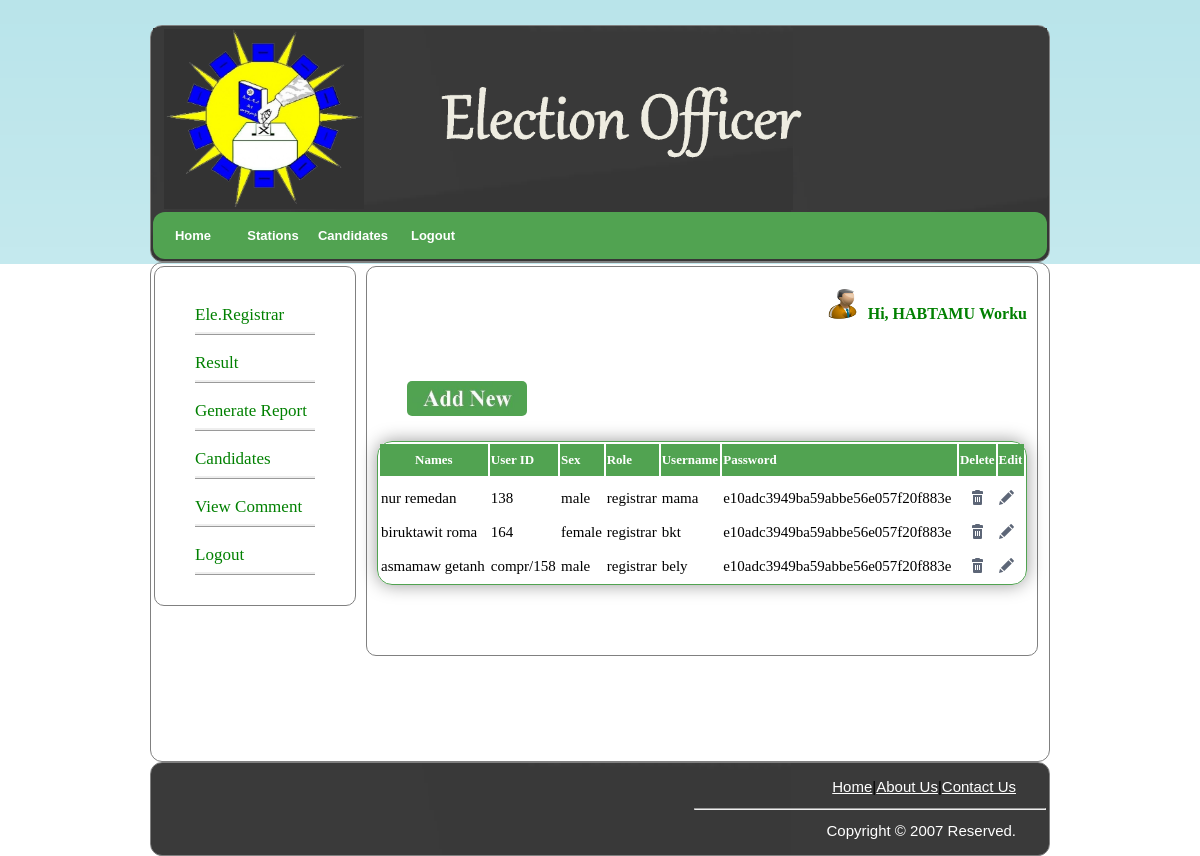
The page /elect_registrar.php (signed in) on the database its author committed.
### tables this page shows
CREATE TABLE IF NOT EXISTS `user` (
  `fname` varchar(25) NOT NULL,
  `mname` varchar(25) NOT NULL,
  `lname` varchar(25) NOT NULL,
  `u_id` varchar(15) NOT NULL,
  `sex` varchar(10) NOT NULL,
  `age` varchar(25) NOT NULL,
  `phone` varchar(15) NOT NULL,
  `email` varchar(30) NOT NULL,
  `role` varchar(20) NOT NULL,
  `username` varchar(25) NOT NULL,
  `password` varchar(255) NOT NULL,
  `status` int(1) NOT NULL,
  `station` varchar(25) NOT NULL,
  PRIMARY KEY (`u_id`),
  KEY `email` (`email`)
);

### elect_registrar.php (the view, shortened to what this page needs)
<?php
$user_id=$_SESSION['u_id'];
$result=mysql_query("select * from user where u_id='$user_id'")or die(mysql_error);
$row=mysql_fetch_array($result);
$FirstName=$row['fname'];
$middleName=$row['mname'];
?>
<!DOCTYPE html PUBLIC "-//W3C//DTD XHTML 1.0 Transitional//EN" "http://www.w3.org/TR/xhtml1/DTD/xhtml1-transitional.dtd">
<html xmlns="http://www.w3.org/1999/xhtml">
<head>
<link rel="stylesheet" href="main.css" type="text/css" media="screen"/>
<link href="menu.css" rel="stylesheet" type="text/css" media="screen" />
</head>
<body>
<table align="center" style="width:900px;border:1px solid gray;background:white url(img/tbg.png) repeat-x left top;border-radius:12px">
<tr style="height:auto;border-radius:12px;background: white url(img/tbg.png) repeat-x left top;">
<th colspan="2">
<a href="e_officer.php"><img src="img/logo.jpg" width="200px" height="180px" align="left" style="margin-left:10px"></a>
<img src="img/officer.png" 	width="450px" style="margin-left:30px;margin-top:40px" align="center">
</th>
</tr>
<tr>
<td colspan="2" bgcolor="#51a351" id="Menus" style="height:auto;border-radius:12px;">
		<ul>
			<li ><a href="e_officer.php">Home</a></li>
			<li><a href="stations.php">Stations</a></li>
						<li><a href="ov_candidate.php">Candidates</a></li>
			<li><a href="logout.php">Logout</a></li>
		</ul>
</td>
</tr>
</table>
<table align="center" style="width:900px;border:1px solid gray;border-radius:12px;" height="500px">
<tr valign="top">
<td><div style="clear: both"></div>
        <div id="left">
            <ul>
                <li>
                    <a href="elect_registrar.php">Ele.Registrar</a></li>
					<li>
                    <a href="o_result.php">Result</a></li>
					                <li>
                    <a href="o_generate.php">Generate Report</a></li>
					<li>
                    <a href="ov_candidate.php">Candidates</a></li>
                <li>
                    <a href="o_comment.php">View Comment</a></li>
					<li>
                    <a href="logout.php">Logout</a></li>
            </ul>
        </div>
		</td>
		<td><div id="right">
            <div class="desk">
           <h1 align="right"><?php
echo '<img src="img/people.png" width="40px" height="30px">&nbsp;'.'<font style="text-transform:capitalize;"face="times new roman" color="green" size="3">Hi,&nbsp;'.$FirstName."&nbsp;".$middleName." ".'</font>';?></h1>
<br><br>
<p align="center"><a href="add_registrar.php" title="Create New Account"><img src="img/add.jpg" style="width:120px;border-radius:15px;padding:10px"></a></p>
<table align='center' style='width:650px;border-radius:15px;border:1px solid #51a351; -webkit-box-shadow:0 0 18px rgba(0,0,0,0.4); -moz-box-shadow:0 0 18px rgba(0,0,0,0.4); box-shadow:0 0 18px rgba(0,0,0,0.4);'>
<tr>
<th style='height:30px;text-align:center;color:#000;	font-weight:bold;background-color:#51a351;'><font color='white' size='2'>Names</th>
<th style='height:30px;	color:#000;	font-weight:bold;background-color:#51a351;'><font color='white' size='2'>User ID</th>
<th style='height:30px;	color:#000;	font-weight:bold;background-color:#51a351;'><font color='white' size='2'>Sex</th>
<th style='height:30px;	color:#000;	font-weight:bold;background-color:#51a351;'><font color='white' size='2'>Role</th>
<th style='height:30px;	color:#000;	font-weight:bold;background-color:#51a351;'><font color='white' size='2'>Username</th>
<th style='height:30px;	color:#000;	font-weight:bold;background-color:#51a351;'><font color='white' size='2'>Password</th>
<th style='height:30px;	color:#000;	font-weight:bold;background-color:#51a351;'><font color='white' size='2'>Delete</th>
<th style='height:30px;	color:#000;	font-weight:bold;background-color:#51a351;'><font color='white' size='2'>Edit</th>
</tr>
<?php
$result = mysql_query("SELECT * FROM user where role='registrar'");
echo"<tr><td>";
echo"</td></tr>";
while($row = mysql_fetch_array($result))
  {
$ctrl = $row['u_id'];
$fname=$row['fname'];
$mname=$row['mname'];
$sex=$row['sex'];
$user_type=$row['role'];
$username=$row['username'];
$password=$row['password'];
?>
<tr>
<td><?php echo $fname."&nbsp;".$mname;?></td>
<td><?php echo $row['u_id'];?></td>
<td><?php echo $sex;?></td>
<td><?php echo $user_type;?></td>
<td><?php echo $username;?></td>
<td><?php echo $password;?></td>
						<?php
						print("<td style='height:30px;' align = 'center' width = '1'><a href = 'deletereg.php?key=".$ctrl."'><img width='15px' height='15px' src = 'img/actions-delete.png' title='Delete' onclick='isdelete();'></img></a></td>
		<td style='height:30px;'><a href = 'editreg.php?u_id=".$ctrl."'><img src = 'img/actions-edit.png' width='15px' height='15px' title='Edit' ></img></a></td>
		");?>
		</tr>
<?php
  }
print( "</table><br><br><br>");
?>
				<br><br></div>
        </div>
</td>
</tr>
</table>
<table align="center" style="width:900px;border-radius:12px;border:1px solid gray;background:white url(img/tbg.png) repeat-x left top;" height="70px" >
<tr>
<td id="link">
<p style="text-align:right;padding-right:30px;"><a  href="index.php">Home</a>|<a href="about.php">About Us</a>|<a href="contact.php">Contact Us</a></p>
<p ><hr width="350px" align="right"></p>
<p style="text-align:right;padding-right:30px;"><font color="#ffffff">Copyright &copy; 2007 Reserved.</font></p>
</td>
</tr>
</table>
</body>
</html>

### main.css (style rules this page uses)
body { margin: 0; padding: 0; background: white url(img/bg.png) repeat-x left top; position:relative; font-family:Verdana, Arial, Helvetica, sans-serif; font-size:15px; line-height:12px; text-align:justify; padding-left:0px; margin-top:25px }
#link a:link { color: #ffffff }
#left { float: left; width: 200px; border: 1px solid gray; border-radius: 10px; }
#left ul { margin-right: 30px; margin-top: 30px; margin-bottom: 30px; }
#left ul li { list-style: none; line-height: 35px; border-color: green; border-bottom-color: green; border-bottom: ridge; margin-top: 10px; margin-right: 10px; }
#left ul li a { text-decoration: none; font-family: Cambria; font-size: 17px; color: green; }
.desk { width:650px; margin-left:-80px; height:auto; border:1px solid gray; border-radius:10px; padding:10px 10px 10px 10px; }
#right { float: right; width: 550px; margin-right: 50px; font-family: Century; }
#right h1 { margin-left: 20px; color: green; font-family: Century; font-size: 18px; }
#right p { margin-left: 20px; font-family: Century; text-align: justify; line-height: 30px; }

### menu.css (style rules this page uses)
#Menus { width: 750px; height:17px; margin: 0 auto; padding: 0; }
#Menus ul { margin: 0; padding: 0; list-style: none; line-height: normal; }
#Menus li { float: left; }
#Menus a { display: block; width: 80px; height: 31px; padding-top: 16px; text-decoration: none; text-align: center; font-family: Arial, Helvetica, sans-serif; font-size: 13px; font-weight: bold; border-radius:13px; color:white; }

### rows shown on the page
user: fname "HABTAMU", mname "Worku"
user: fname "nur", mname "remedan", u_id "138", sex "male", role "registrar", username "mama", password "e10adc3949ba59abbe56e057f20f883e"
user: fname "biruktawit", mname "roma", u_id "164", sex "female", role "registrar", username "bkt", password "e10adc3949ba59abbe56e057f20f883e"
user: fname "asmamaw", mname "getanh", u_id "compr/158", sex "male", role "registrar", username "bely", password "e10adc3949ba59abbe56e057f20f883e"
